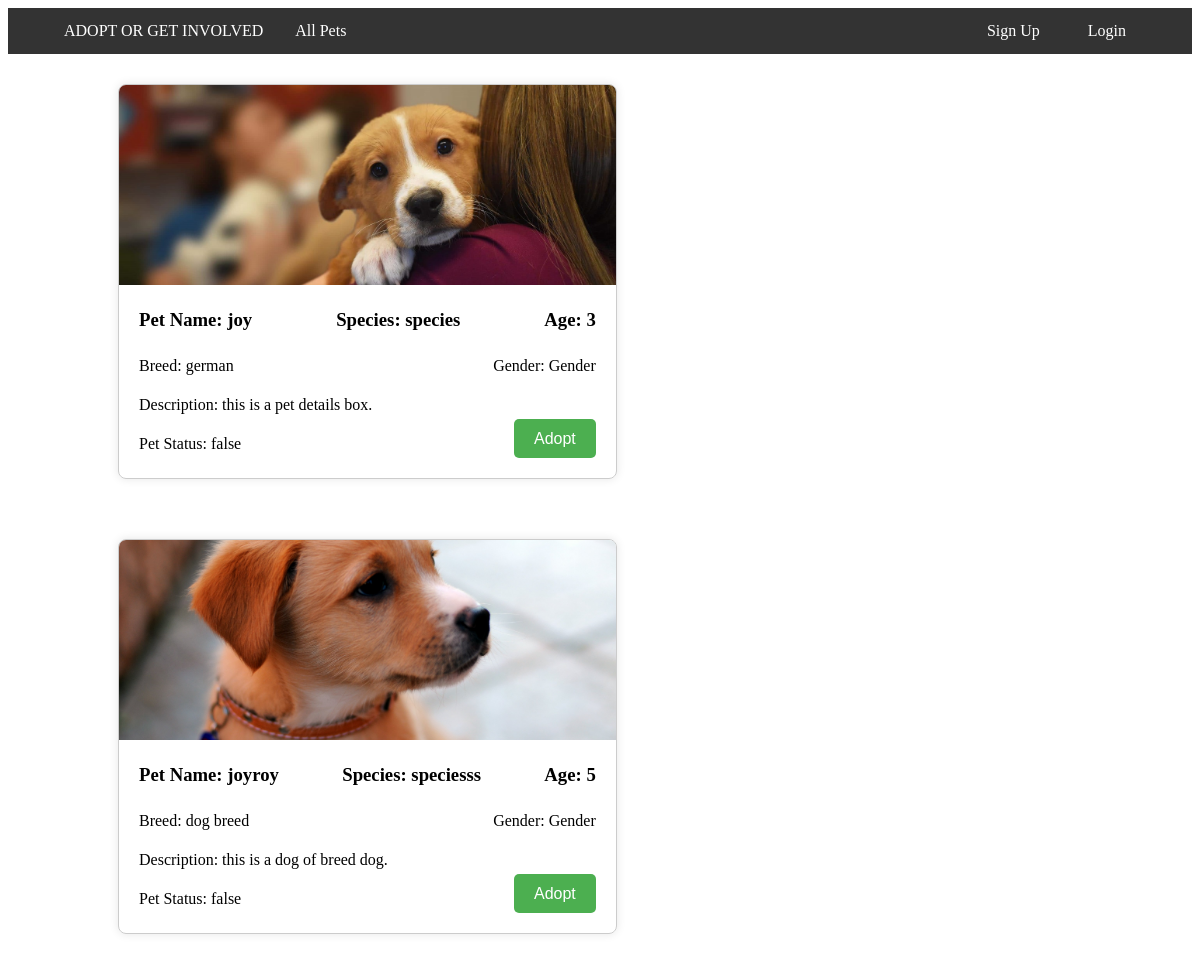
The app's page /petlisting.php with its own data.
### tables this page shows
CREATE TABLE `pets` (
  `petid` int(11) NOT NULL,
  `petname` varchar(40) NOT NULL,
  `species` varchar(25) NOT NULL,
  `breed` varchar(20) NOT NULL,
  `age` varchar(20) NOT NULL,
  `gender` varchar(10) NOT NULL,
  `description` text NOT NULL,
  `Image` varchar(500) NOT NULL,
  `user_id` int(11) NOT NULL,
  `petstatus` varchar(10) NOT NULL
);

### app/Main.php (called while the page is built, shortened)
<?php
class Main
{
    public function __construct()
    {
        try {
            $this->conn = new PDO(DB_TYPE . ":host=" . DB_SERVER . ";dbname=" . DB_DATABASE, DB_USER, DB_PASSWORD);
        } catch (PDOException $e) {
            echo '<h3>Database Not Connected</h3>', '<p>Please Check database connection before running this site ...</p>';
            exit;
        }
    }
}
?>

### config.php (called while the page is built, shortened)
<?php
require_once 'app/Main.php';
require_once 'app/Admin.php';
$admin = new Admin();

### app/Admin.php (called while the page is built, shortened)
<?php
class Admin extends Main
{
	public function ret($stmt)
	{
		$stmt = $this->conn->prepare($stmt);
		$stmt->execute();
		return $stmt;
	}
}
?>

### petlisting.php (the view, shortened to what this page needs)
<!DOCTYPE html>
<html lang="en">
<head>
    <link rel="stylesheet" href="css/petlisting.css">
    <link rel="stylesheet" href="css/header.css">
</head>
<body>
    <?php include 'includes/header.php' ?>
    <div class="container">
        <?php
        $stmtt = $admin->ret("SELECT * from `pets`");
        while ($rowtt = $stmtt->fetch(PDO::FETCH_ASSOC)) {
            ?>
            <div class="card">
                <img src="controllers/<?php echo $rowtt['Image'] ?>" alt="Pet Image">
                <div class="card-details">
                    <div class="group-div">
                        <h3>Pet Name: <span class="pet-name"><?php echo $rowtt['petname'] ?></span></h3>
                        <h3>Species: <span class="pet-name"><?php echo $rowtt['species'] ?></span></h3>
                        <h3>Age: <span class="age"><?php echo $rowtt['age'] ?></span></h3>
                    </div>
                    <div class="group-div">
                        <p>Breed: <span class="breed"><?php echo $rowtt['breed'] ?></span></p>
                        <p>Gender: <span class="gender">Gender</span></p>
                    </div>
                    <p>Description: <span class="description"><?php echo $rowtt['description'] ?></span></p>
                    <div class="group-div">
                        <p>Pet Status: <span class="pet-status"><?php echo $rowtt['petstatus'] ?></span></p>
                        <button class="adopt-button">Adopt</button>
                    </div>
                </div>
            </div>
            <?php
        }
        ?>
    </div>
</body>
</html>

### includes/header.php (shortened to what this page needs)
<?php
include 'config.php';
?>
<nav style="padding-right:40px">
    <ul>
        <li><a href="Adoptorgetinvolved.php">ADOPT OR GET INVOLVED</a></li>
        <li><a href="petlisting.php"> All Pets</a></li>
        <?php if (isset($row['user_id'])): ?>
            <li class="right">
                <a class="login"><?php echo $row['username']; ?></a>
            </li>
            <li class="right">
                <a href="controllers/u_logout.php" class="signup">Log Out</a>
            </li>
            <li class="right">
                <a href="petdetailsform.php" class="signup">Add Pet Details</a>
            </li>
        <?php else: ?>
            <li class="right">
                <a href="login.php" class="login">Login</a>
            </li>
            <li class="right">
                <a href="signup.php" class="signup">Sign Up</a>
            </li>
        <?php endif; ?>
    </ul>
</nav>

### css/petlisting.css (style rules this page uses)
.container { display: flex; margin-left: 80px; flex-wrap: wrap; justify-content: space-between; }
.card { width: 45%; margin-bottom: 20px; border: 1px solid #ccc; border-radius: 8px; overflow: hidden; margin: 30px; box-shadow: 0 0 10px rgba(0, 0, 0, 0.1); }
.card img { width: 100%; height: 200px; object-fit: cover; }
.card-details { padding: 20px; }
.card-details h3 { margin-top: 0; margin-bottom: 10px; }
.card-details p { margin-bottom: 5px; }
.adopt-button { padding: 10px 20px; background-color: #4CAF50; color: white; border: none; border-radius: 5px; cursor: pointer; font-size: 16px; }
.group-div { display: flex; justify-content: space-between; }

### css/header.css (style rules this page uses)
nav { background-color: #333; overflow: hidden; }
nav ul { list-style-type: none; padding-right:10px ; margin: 0; }
nav ul li { float: left; }
nav ul li a { display: block; color: white; text-align: center; padding: 14px 16px; text-decoration: none; }
nav ul li.right { float: right; }
nav ul li.right a { margin-left: 16px; }

### records on screen
pets: Image (picture), petname "joy", species "species", age "3", breed "german", description "this is a pet details box.", petstatus "false"
pets: Image (picture), petname "joyroy", species "speciesss", age "5", breed "dog breed", description "this is a dog of breed dog.", petstatus "false"
